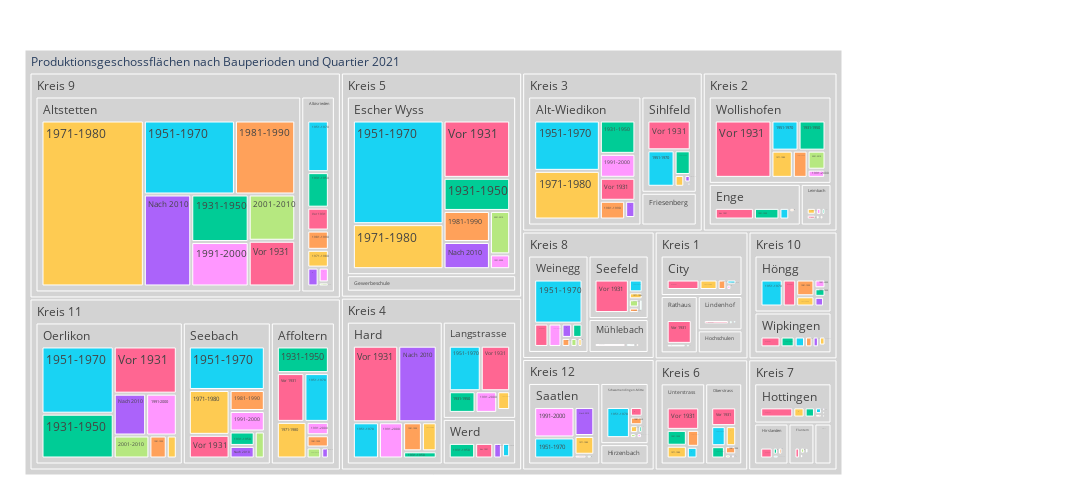

Here is the notebook cell this chart was saved with:
### Code cell
fig = px.treemap(myTreemapAgg.query('sum_NuFlProd >0').reset_index(), path=[px.Constant("Produktionsgeschossflächen nach Bauperioden und Quartier 2021")
                                                                                      ,'KreisLang','QuarLang','Bauperiode']
                 , values='sum_NuFlProd'
                 , color='Bauperiode'
                 ## bei discrete scales (bei Klassen und Strings):                 
                 , color_discrete_map={'(?)':'lightgrey','EVP':'gold', 'SP':'#FF3030', 'PdA':'#EE3B3B', 'Grüne':'#A2CD5A','GLP':'#CAFF70','Die Mitte':'orange','FDP':'#104E8B','AL':'deeppink','SVP':'forestgreen', 'FL ZÜRI':'#8B864E','Volt':'#lightblue' }                
                 ## bei continuous scales (bei Zahlenwerten):
                , color_continuous_scale='cividis'
                #, color_continuous_midpoint=np.average(df['AnzBestWir'], weights=df['AnzBestWir'])  
                 ,height=500
                 ,width=1300                 
                )
fig.update_traces(root_color="grey")
fig.update_layout(margin = dict(t=50, l=25, r=250, b=25))
fig.show()

### Figure 1 — Plotly figure (JSON) as saved in the notebook; plotly's stock layout.template omitted (floating-point values rounded to 4 significant figures; data arrays with more than 128 entries replaced by an {"elided": "..."} marker saying what was removed)
{"data": [{"branchvalues": "total", "customdata": {"elided": "303x1 str values"}, "domain": {"x": [0, 1], "y": [0, 1]}, "hovertemplate": "labels=%{label}<br>sum_NuFlProd=%{value}<br>parent=%{parent}<br>id=%{id}<br>Bauperiode=%{customdata[0]}<extra></extra>", "ids": {"elided": "303 str values"}, "labels": {"elided": "303 str values"}, "marker": {"colors": {"elided": "303 str values"}}, "name": "", "parents": {"elided": "303 str values"}, "root": {"color": "grey"}, "type": "treemap", "values": {"elided": "303 int values"}}], "layout": {"height": 500, "legend": {"tracegroupgap": 0}, "margin": {"b": 25, "l": 25, "r": 250, "t": 50}, "width": 1300}}
